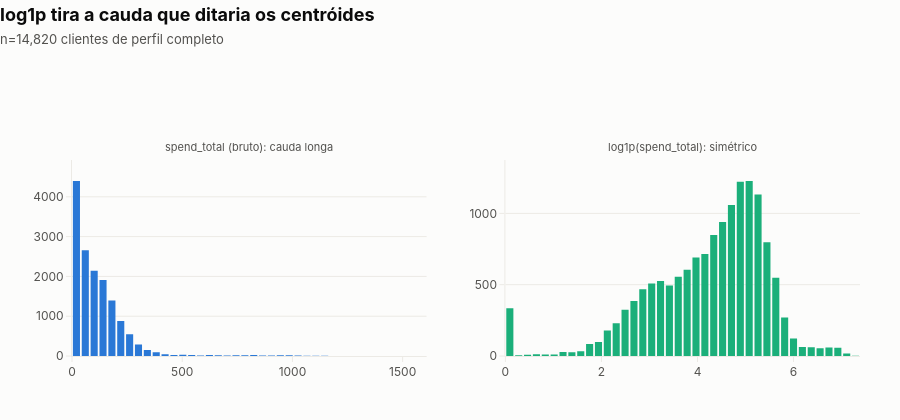

Here is the notebook cell this chart was saved with:
### Code cell
# spend_total antes/depois do log1p: a cauda que dominaria a distância euclidiana.
completos = clientes.loc[clientes["identity_missing"] == 0]
h_bruto = np.histogram(completos["spend_total"], bins=cfg.histogram_bins)
h_log = np.histogram(np.log1p(completos["spend_total"]), bins=cfg.histogram_bins)
paineis = [
    {"title": "spend_total (bruto): cauda longa",
     "x": ((h_bruto[1][:-1] + h_bruto[1][1:]) / 2).tolist(), "y": h_bruto[0].tolist()},
    {"title": "log1p(spend_total): simétrico",
     "x": ((h_log[1][:-1] + h_log[1][1:]) / 2).tolist(), "y": h_log[0].tolist()},
]
viz.faceted(
    paineis, kind="bar", cols=2, row_height=340,
    title="log1p tira a cauda que ditaria os centróides",
    subtitle=f"n={len(completos):,} clientes de perfil completo",
).show()

### Figure 1 — Plotly figure (JSON) as saved in the notebook; plotly's stock layout.template omitted (floating-point values rounded to 4 significant figures)
{"data": [{"hovertemplate": "dia %{x}<br>%{y:,.0f}<extra></extra>", "marker": {"color": "#2a78d6"}, "type": "bar", "x": [20.11, 60.33, 100.5, 140.8, 181.0, 221.2, 261.4, 301.6, 341.8, 382.1, 422.3, 462.5, 502.7, 542.9, 583.2, 623.4, 663.6, 703.8, 744.0, 784.2, 824.5, 864.7, 904.9, 945.1, 985.3, 1026.0, 1066.0, 1106.0, 1146.0, 1186.0, 1227.0, 1267.0, 1307.0, 1347.0, 1387.0, 1428.0, 1468.0, 1508.0, 1548.0, 1589.0], "xaxis": "x", "y": [4398, 2660, 2143, 1910, 1397, 878, 545, 287, 149, 96, 41, 27, 31, 27, 13, 28, 18, 12, 20, 20, 22, 11, 10, 16, 16, 13, 8, 7, 7, 0, 2, 2, 3, 2, 0, 0, 0, 0, 0, 1], "yaxis": "y"}, {"hovertemplate": "dia %{x}<br>%{y:,.0f}<extra></extra>", "marker": {"color": "#1baf7a"}, "type": "bar", "x": [0.0923, 0.2769, 0.4615, 0.6461, 0.8307, 1.015, 1.2, 1.384, 1.569, 1.754, 1.938, 2.123, 2.307, 2.492, 2.677, 2.861, 3.046, 3.23, 3.415, 3.6, 3.784, 3.969, 4.153, 4.338, 4.523, 4.707, 4.892, 5.076, 5.261, 5.446, 5.63, 5.815, 5.999, 6.184, 6.369, 6.553, 6.738, 6.922, 7.107, 7.291], "xaxis": "x2", "y": [335, 5, 9, 12, 10, 11, 28, 26, 34, 85, 99, 178, 230, 325, 386, 468, 509, 526, 494, 556, 605, 691, 716, 848, 940, 1058, 1222, 1227, 1133, 797, 549, 270, 122, 63, 62, 55, 59, 57, 18, 2], "yaxis": "y2"}], "layout": {"annotations": [{"font": {"color": "#52514e", "size": 11}, "showarrow": false, "text": "spend_total (bruto): cauda longa", "x": 0.225, "xanchor": "center", "xref": "paper", "y": 1.0, "yanchor": "bottom", "yref": "paper", "yshift": 4}, {"font": {"color": "#52514e", "size": 11}, "showarrow": false, "text": "log1p(spend_total): simétrico", "x": 0.775, "xanchor": "center", "xref": "paper", "y": 1.0, "yanchor": "bottom", "yref": "paper", "yshift": 4}], "height": 420, "margin": {"b": 64, "l": 72, "r": 40, "t": 160}, "showlegend": false, "title": {"text": "<b>log1p tira a cauda que ditaria os centróides</b><br><span style='font-size:13px;color:#52514e'>n=14,820 clientes de perfil completo</span>"}, "xaxis": {"anchor": "y", "domain": [0.0, 0.45]}, "xaxis2": {"anchor": "y2", "domain": [0.55, 1.0], "title": {"text": ""}}, "yaxis": {"anchor": "x", "domain": [0.0, 1.0], "range": [0, 4926.0]}, "yaxis2": {"anchor": "x2", "domain": [0.0, 1.0], "range": [0, 1374.0]}}}
